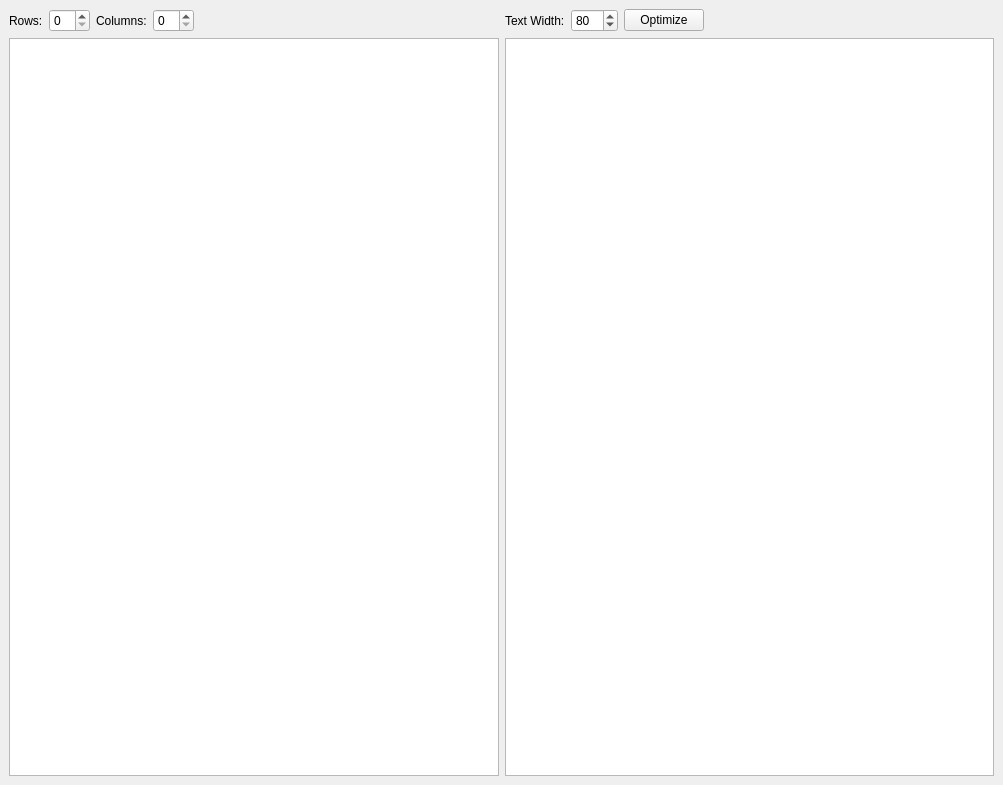
<?xml version="1.0" encoding="UTF-8"?>
<ui version="4.0">
 <class>MainWindow</class>
 <widget class="QMainWindow" name="MainWindow">
  <property name="geometry">
   <rect>
    <x>0</x>
    <y>0</y>
    <width>1003</width>
    <height>785</height>
   </rect>
  </property>
  <property name="windowTitle">
   <string>TableLayout</string>
  </property>
  <widget class="QWidget" name="centralwidget">
   <layout class="QHBoxLayout" name="horizontalLayout_3">
    <item>
     <layout class="QVBoxLayout" name="verticalLayout">
      <item>
       <layout class="QHBoxLayout" name="horizontalLayout">
        <item>
         <widget class="QLabel" name="label_2">
          <property name="text">
           <string>Rows:</string>
          </property>
         </widget>
        </item>
        <item>
         <widget class="QSpinBox" name="numRows"/>
        </item>
        <item>
         <widget class="QLabel" name="label">
          <property name="text">
           <string>Columns:</string>
          </property>
         </widget>
        </item>
        <item>
         <widget class="QSpinBox" name="numColumns"/>
        </item>
        <item>
         <spacer name="horizontalSpacer">
          <property name="orientation">
           <enum>Qt::Horizontal</enum>
          </property>
          <property name="sizeHint" stdset="0">
           <size>
            <width>40</width>
            <height>20</height>
           </size>
          </property>
         </spacer>
        </item>
       </layout>
      </item>
      <item>
       <widget class="QTableWidget" name="table"/>
      </item>
     </layout>
    </item>
    <item>
     <layout class="QVBoxLayout" name="verticalLayout_2">
      <item>
       <layout class="QHBoxLayout" name="horizontalLayout_2">
        <item>
         <widget class="QLabel" name="label_3">
          <property name="text">
           <string>Text Width:</string>
          </property>
         </widget>
        </item>
        <item>
         <widget class="QSpinBox" name="textWidth">
          <property name="minimum">
           <number>1</number>
          </property>
          <property name="maximum">
           <number>120</number>
          </property>
          <property name="value">
           <number>80</number>
          </property>
         </widget>
        </item>
        <item>
         <widget class="QPushButton" name="optimize">
          <property name="text">
           <string>Optimize</string>
          </property>
         </widget>
        </item>
        <item>
         <spacer name="horizontalSpacer_2">
          <property name="orientation">
           <enum>Qt::Horizontal</enum>
          </property>
          <property name="sizeHint" stdset="0">
           <size>
            <width>40</width>
            <height>20</height>
           </size>
          </property>
         </spacer>
        </item>
       </layout>
      </item>
      <item>
       <widget class="QPlainTextEdit" name="text">
        <property name="styleSheet">
         <string notr="true">font-family:fixed</string>
        </property>
        <property name="lineWrapMode">
         <enum>QPlainTextEdit::NoWrap</enum>
        </property>
        <property name="readOnly">
         <bool>true</bool>
        </property>
       </widget>
      </item>
     </layout>
    </item>
   </layout>
  </widget>
 </widget>
 <resources/>
 <connections/>
</ui>
